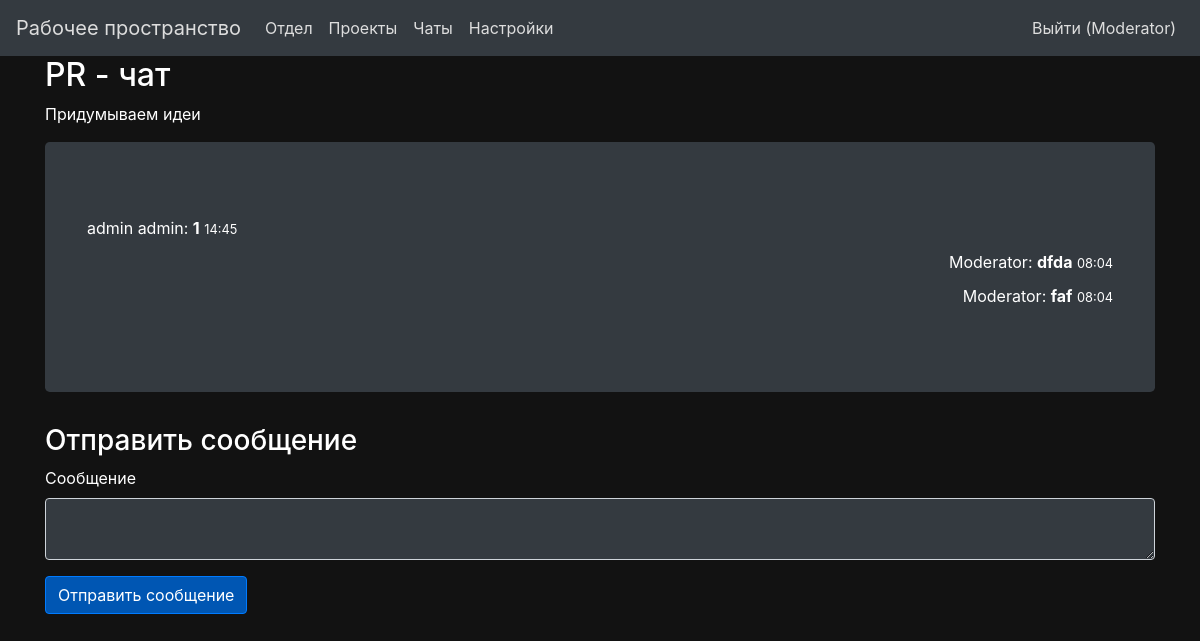
The app's page /chat/1 (signed in) with its own data.
### app/models.py (models this page shows, shortened)
class User(db.Model, UserMixin):
    id = db.Column(db.Integer, primary_key=True)
    name = db.Column(db.String(50), nullable=False)
    email = db.Column(db.String(120), unique=True, nullable=False)
    password = db.Column(db.String(200), nullable=False)
    role_id = db.Column(db.Integer, db.ForeignKey('role.id'))
    department_id = db.Column(db.Integer, db.ForeignKey('department.id'))
    registered_on = db.Column(db.DateTime)

class Chat(db.Model):
    id = db.Column(db.Integer, primary_key=True)
    title = db.Column(db.String(100))
    description = db.Column(db.Text)
    project_id = db.Column(db.Integer, db.ForeignKey('project.id'))
    messages = db.relationship('Message', backref='chat', lazy=True)

class Message(db.Model):
    id = db.Column(db.Integer, primary_key=True)
    text = db.Column(db.Text, nullable=False)
    timestamp = db.Column(db.DateTime, default=db.func.current_timestamp())
    user_id = db.Column(db.Integer, db.ForeignKey('user.id'))
    project_id = db.Column(db.Integer, db.ForeignKey('project.id'))
    chat_id = db.Column(db.Integer, db.ForeignKey('chat.id'))

### app/views.py (the view, shortened to what this page needs)
@app.route('/chat/<int:chat_id>', methods=['GET', 'POST'])
@login_required
def chat(chat_id):
    chat = Chat.query.get_or_404(chat_id)
    form = MessageForm()
    messages = Message.query.filter_by(chat_id=chat.id).all()
    for message in messages:
        message.sender_name = User.query.get(message.user_id).name
    return render_template('chat.html', chat=chat, messages=messages, form=form, theme_value=get_theme_value())

### app/forms.py
class MessageForm(FlaskForm):
    text = TextAreaField('Сообщение', validators=[DataRequired()])
    submit = SubmitField('Отправить сообщение')

### app/__init__.py (called while the page is built)
@login_manager.user_loader
def load_user(user_id):
    return models.User.query.get(int(user_id))

### app/views.py (called while the page is built)
def get_theme_value():
    if current_user.is_authenticated:  # Проверяем, аутентифицирован ли пользователь
        theme_setting = Setting.query.filter_by(user_id=current_user.id, key='theme').first()
        return theme_setting.value == 'dark' if theme_setting else False
    return False  # Если пользователь не аутентифицирован, возвращаем значение по умолчанию

### app/templates/chat.html (shortened to what this page needs)
{% extends "base.html" %}
{% block content %}
<h2>{{ chat.title }} - чат</h2>
<p>{{ chat.description }}</p>
<div class="jumbotron {{ 'bg-dark' if theme_value else 'bg-light' }}">
    <div class="messages ">
        {% for message in messages %}
        <div class="message {{ 'sent' if message.user_id == current_user.id else 'received' }}">
            <span>{{ message.sender_name }}: <strong>{{ message.text }}</strong></span>
            <small>{{ message.timestamp.strftime('%H:%M') }}</small>
        </div>
        {% endfor %}
    </div>
</div>
<h3>Отправить сообщение</h3>
<form method="POST">
    <div class="form-group ">
        {{ form.text.label(class='form-label') }}
        {{ form.text(class='form-control bg-dark text-light' if theme_value else 'form-control bg-light') }}
    </div>
    {{ form.submit(class='btn btn-primary') }}
</form>
{% endblock %}

### app/templates/base.html (shortened to what this page needs)
<!DOCTYPE html>
<html lang="en">
<head>
    <link rel="stylesheet" href="https://stackpath.bootstrapcdn.com/bootstrap/4.5.2/css/bootstrap.min.css">
    <link rel="stylesheet" href="{{ url_for('static', filename='css/styles.css') }}">
</head>
<body class="{{ 'dark' if theme_value else 'light' }}">
    <nav class="navbar navbar-expand-lg {{ 'bg-dark text-light' if theme_value else 'bg-light navbar-light' }}">
        <a class="navbar-brand" href="{{ url_for('index') }}">Рабочее пространство</a>
        <div class="collapse navbar-collapse" id="navbarNav">
            <ul class="navbar-nav mr-auto">
                <li class="nav-item"><a class="nav-link" href="{{ url_for('new_department') }}">Отдел</a></li>
                <li class="nav-item"><a class="nav-link" href="{{ url_for('new_project') }}">Проекты</a></li>
                <li class="nav-item"><a class="nav-link" href="{{ url_for('chat_list') }}">Чаты</a></li>
                <li class="nav-item"><a class="nav-link" href="{{ url_for('settings') }}">Настройки</a></li>
            </ul>
            <ul class="navbar-nav ml-auto">
                {% if current_user.is_authenticated %}
                <li class="nav-item"><a class="nav-link" href="{{ url_for('logout') }}">Выйти ({{ current_user.name
                        }})</a></li>
                {% else %}
                <li class="nav-item"><a class="nav-link" href="{{ url_for('register') }}">Регистрация</a></li>
                <li class="nav-item"><a class="nav-link" href="{{ url_for('login') }}">Войти</a></li>
                {% endif %}
            </ul>
        </div>
    </nav>
    <div class="container">
        {% block content %}
        {% endblock %}
    </div>
</body>
</html>

### app/static/css/styles.css (style rules this page uses)
body { transition: background-color 0.5s, color 0.5s; }
.bg-dark { color: white; }
body.dark { background-color: #121212; color: white; }
.btn { transition: background-color 0.5s, color 0.5s; }
.btn-primary { background-color: #007bff; color: white; }
body.dark .btn-primary { background-color: #0056b3; }
.messages { flex-grow: 1; overflow-y: auto; padding: 10px; }
.message { margin-bottom: 10px; }
.sent { text-align: right; }
.received { text-align: left; }
a { color: #ddd; }

### records on screen
User: name "Moderator"
Chat: title "PR", description "Придумываем идеи"
Message: sender_name "admin admin", text "1", timestamp "14:45"
Message: sender_name "Moderator", text "dfda", timestamp "08:04"
Message: sender_name "Moderator", text "faf", timestamp "08:04"
